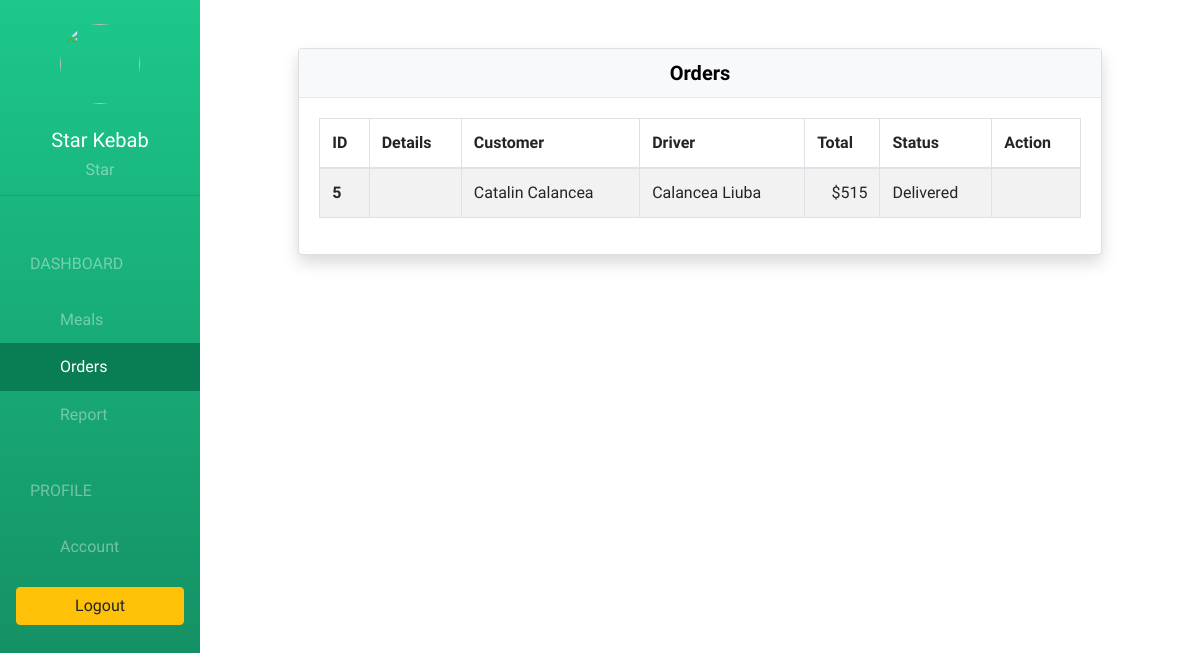
Page /restaurant/order/ (signed in) on the committed database.
### coreapp/models.py (models this page shows, shortened)
class Restaurant(models.Model):
  user = models.OneToOneField(User, on_delete=models.CASCADE, related_name='restaurant')
  name = models.CharField(max_length=255)
  phone = models.CharField(max_length=255)
  address = models.CharField(max_length=255)
  logo = CloudinaryField('image')

class Order(models.Model):
  COOKING = 1
  READY = 2
  ONTHEWAY = 3
  DELIVERED = 4
  STATUS_CHOICES = (
    (COOKING, "Cooking"),
    (READY, "Ready"),
    (ONTHEWAY, "On the way"),
    (DELIVERED, "Delivered"),
  )
  customer = models.ForeignKey(Customer, on_delete=models.PROTECT)
  restaurant = models.ForeignKey(Restaurant, on_delete=models.PROTECT)
  driver = models.ForeignKey(Driver, models.SET_NULL, blank=True, null=True)
  address = models.CharField(max_length=500)
  total = models.IntegerField()
  status = models.IntegerField(choices=STATUS_CHOICES)
  created_at = models.DateTimeField(default=timezone.now)
  picked_at = models.DateTimeField(blank=True, null=True)

class Customer(models.Model):
  user = models.OneToOneField(User, on_delete=CASCADE, related_name='customer')
  avatar = models.CharField(max_length=255)
  phone = models.CharField(max_length=255, blank=True)
  address = models.CharField(max_length=255, blank=True)
  def __str__(self):
    return self.user.get_full_name()

class Driver(models.Model):
  user = models.OneToOneField(User, on_delete=CASCADE, related_name='driver')
  avatar = models.CharField(max_length=255)
  car_model = models.CharField(max_length=255, blank=True)
  plate_number = models.CharField(max_length=255, blank=True)
  location = models.CharField(max_length=255, blank=True)
  def __str__(self):
    return self.user.get_full_name()

### coreapp/views.py (the view)
# urls.py: path('restaurant/order/', views.restaurant_order, name='restaurant_order'),
@login_required(login_url='/restaurant/sign_in/')
def restaurant_order(request):
  if request.method == "POST":
    order = Order.objects.get(id=request.POST["id"])
    if order.status == Order.COOKING:
      order.status = Order.READY
      order.save()
  orders = Order.objects.filter(restaurant = request.user.restaurant).order_by("-id")
  return render(request, 'restaurant/order.html', {
    "orders": orders
  })

### coreapp/templates/restaurant/order.html (shortened to what this page needs)
{% extends 'restaurant/base.html' %}
{% block body %}
<div class="row">
  <div class="col-md-10 offset-md-1">
    <div class="card shadow text-white mb-3 mt-5">
      <div class="card-header text-center">
        <h5 class="m-0 font-weight-bold text-black">Orders</h5>
      </div>
      <div class="card-body">
        <table class="table table-striped table-hover table-bordered">
          <thead>
            <tr>
              <th scope="col">ID</th>
              <th scope="col">Details</th>
              <th scope="col">Customer</th>
              <th scope="col">Driver</th>
              <th scope="col">Total</th>
              <th scope="col">Status</th>
              <th scope="col">Action</th>
            </tr>
          </thead>
          <tbody>
            {% for order in orders %}
              <tr class="align-middle">
                <th scope="row">{{ order.id }}</th>
                <td>
                </td>
                <td>{{ order.customer }}</td>
                <td>{{ order.driver }}</td>
                <td class="text-right">${{ order.total }}</td>
                <td>{{ order.get_status_display }}</td>
                <td>
                </td>
              </tr>
            {% endfor %}
          </tbody>
        </table>
      </div>
    </div>
  </div>
</div>
{% endblock %}

### coreapp/templates/restaurant/base.html (shortened to what this page needs)
{% extends 'restaurant/layout.html' %}
{% block sidebar %}
{% url 'restaurant_meal' as restaurant_meal_url %}
{% url 'restaurant_order' as restaurant_order_url %}
{% url 'restaurant_report' as restaurant_report_url %}
{% url 'restaurant_account' as restaurant_account_url %}
<div class="text-center mt-4">
  <img src="{{ request.user.restaurant.logo.url }}" class="rounded-circle" width="80" height="80" alt="">
  <br><br>
  <h5>{{ request.user.get_full_name }}</h5>
  <h6>{{ request.user.restaurant.name }}</h6>
</div>
<hr>
<div class="list-group">
  <span class="text-uppercase">Dashboard</span>
  <a href="{% url 'restaurant_meal' %}"
    class="list-group-item {% if request.path == restaurant_meal_url %} active {% endif %}">Meals</a>
  <a href="{% url 'restaurant_order' %}"
    class="list-group-item {% if request.path == restaurant_order_url %} active {% endif %}">
    Orders
  </a>
  <a href="{% url 'restaurant_report' %}"
    class="list-group-item {% if request.path == restaurant_report_url %} active {% endif %}">Report</a>
  <span class="text-uppercase">Profile</span>
  <a href="{% url 'restaurant_account' %}"
    class="list-group-item {% if request.path == restaurant_account_url %} active {% endif %}">Account</a>
</div>
<div class="text-center my-3 mx-3">
  <a href="{% url 'restaurant_sign_out' %}" class="btn btn-warning btn-block">Logout</a>
</div>
{% endblock %}

### coreapp/templates/restaurant/layout.html (shortened to what this page needs)
{% load static %}
<!DOCTYPE html>
<html lang="en">
	<head>
		<link
			rel="stylesheet"
			href="https://cdn.jsdelivr.net/npm/bootstrap@4.6.0/dist/css/bootstrap.min.css"
		/>
		<link rel="stylesheet" href="{% static 'css/styles.css' %}">
	</head>
	<body>
		<div class="container-fluid">
			<div class="row">
				<div class="col-md-2 sidebar">
					{% block sidebar %}{% endblock %}
				</div>
				<div class="col-md-10 offset-md-2 content">
					{% block body %}{% endblock %}
				</div>
			</div>
		</div>
	</body>
</html>

### coreapp/static/css/styles.css (style rules this page uses)
body { font-family: "Varela Round", "Helvetica Neue", "Helvetica", "Arial", sans-serif; }
.sidebar { height: 100vh; position: fixed; top: 0; left: 0; padding: 0; background-color: #1cc88a; background-image: linear-gradient(180deg, #1cc88a, #13855c 100%); background-size: cover; overflow: auto; }
.sidebar > div:first-child { font-weight: bold; color: white; }
.sidebar > div:first-child > h6 { color: #f8f8f873; }
.sidebar .list-group > span { color: #ffffff66; display: block; margin-top: 20px; padding: 20px 30px; font-size: 16px; font-weight: 300; }
.sidebar .list-group .list-group-item { background-color: transparent; color: #ffffff66; border: 0; padding-left: 60px; padding-right: 30px; }
.sidebar .list-group .list-group-item.active, .sidebar .list-group .list-group-item:focus, .sidebar .list-group .list-group-item:hover { background-color: #097d53; color: white; }
.card-header { padding: 0.75rem 1.25rem; margin-bottom: 0; background-color: #f8f9fc; border-bottom: 1px solid #e3e6f0; }
.card-body { color: #919295; }
.text-black { color: black; }

### rows in the picture
Order: id "5", customer "Catalin Calancea", driver "Calancea Liuba", total "515", status "Delivered"

### other values in the picture
{{ request.user.get_full_name }} "Star Kebab"
{{ request.user.restaurant.name }} "Star"
